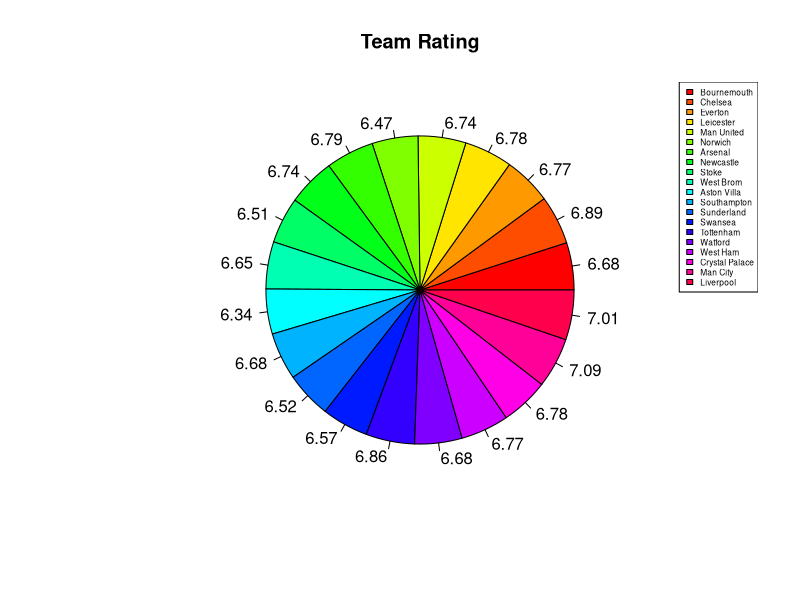

The R source for this figure:
library(plotrix)
fb_teams<-read.csv("./teams.csv")
cat("\n                            ==============\n")
cat("                            R Mini Project")
cat("\n                            ==============\n")
cat("\n\n                         =====================\n")
cat("                          Football Statistics")
cat("\n                         =====================\n")
RandomNum1 <-floor(runif(1, 1, 20))
RandomNum2 <-floor(runif(1, 1, 20))
fb_home<-fb_teams[c(RandomNum1),c("TEAMS")]##read a random number
fb_away<-fb_teams[c(RandomNum2),c("TEAMS")]##read a random number
cat("\n          ---------------Upcoming Football Match---------------")
result = paste(fb_home,"VS",fb_away)##concat string

cat("\n\n                        *************************\n")
cat("\n                         ",result)
cat("\n\n                        *************************")
cat("\n\n  Previous goals of",fb_home,"\n")
cat(" -------------------------------\n")
for(x in 1:5){
  qwerty<-paste("MATCH",x,sep = "")
  y=fb_teams[c(RandomNum1),c(qwerty)]
  cat(paste(" ",y,""))
}


cat("\n\n  Previous match Status of ",fb_home,"\n")
cat(" ------------------------------------\n")
for(x in 1:5){
  qwerty<-paste("WDL",x,sep = "")
  y=fb_teams[c(RandomNum1),c(qwerty)]
  cat(paste(" ",y,""))
}

cat("\n\n\n\n  Previous goals of",fb_away,"\n")
cat(" -------------------------------\n")
for(x in 1:5){
  qwerty<-paste("MATCH",x,sep = "")
  y=fb_teams[c(RandomNum2),c(qwerty)]
  cat(paste(" ",y,""))
}


cat("\n\n  Previous match Status of ",fb_away,"\n")
cat(" ------------------------------------\n")
for(x in 1:5){
  qwerty<-paste("WDL",x,sep = "")
  y=fb_teams[c(RandomNum2),c(qwerty)]
  cat(paste(" ",y,""))
}

t1_gc<-c(fb_teams[c(RandomNum1),c("CONCEDED1")],fb_teams[c(RandomNum1),c("CONCEDED2")],fb_teams[c(RandomNum1),c("CONCEDED3")],fb_teams[c(RandomNum1),c("CONCEDED4")],fb_teams[c(RandomNum1),c("CONCEDED5")])
t1_gs<-c(fb_teams[c(RandomNum1),c("MATCH1")],fb_teams[c(RandomNum1),c("MATCH2")],fb_teams[c(RandomNum1),c("MATCH3")],fb_teams[c(RandomNum1),c("MATCH4")],fb_teams[c(RandomNum1),c("MATCH5")])

t2_gs<-c(fb_teams[c(RandomNum2),c("MATCH1")],fb_teams[c(RandomNum2),c("MATCH2")],fb_teams[c(RandomNum2),c("MATCH3")],fb_teams[c(RandomNum2),c("MATCH4")],fb_teams[c(RandomNum2),c("MATCH5")])
t2_gc<-c(fb_teams[c(RandomNum2),c("CONCEDED1")],fb_teams[c(RandomNum2),c("CONCEDED2")],fb_teams[c(RandomNum2),c("CONCEDED3")],fb_teams[c(RandomNum2),c("CONCEDED4")],fb_teams[c(RandomNum2),c("CONCEDED5")])
win_pro<-cor(t1_gs,t2_gs,method = "pearson")
cat("\n\n\n                           =========================\n")
cat("                           Predicting the next match")
cat("\n                           =========================")
if(win_pro==0){
  cat("\n\n                            Draw the match\n")
}else if(win_pro>0){
  cat("\n\n                          ",paste(fb_home,"Win The match\n\n\n"))
}else{
  cat("\n\n                          ",paste(fb_away,"Win The match\n\n\n"))
}
p=0
cat("                          ==========================")
cat("\n                            Football League Winner\n")
cat("                          ==========================\n")
for(i in 1:20){
  n=0
  for(j in 1:5){
    qwerty<-paste("WDL",j,sep = "")
    y=fb_teams[c(i),c(qwerty)]
    if(y=="W"){
      n=n+1
    }
  }
  t_w=paste("num",i)
  t_w=n
  if(t_w==3){
    p=p+1
    if(p==1){
      cat("                          ",fb_teams[c(i),c("TEAMS")],"Win the League\n\n\n")
    }
  }
}
team_rank<-fb_teams$TR
team_names<-fb_teams$TEAMS
pie(team_rank,labels = team_rank,main = "Team Rating",col = rainbow(length(team_rank)))
legend("topright", team_names,cex = 0.5, fill = rainbow(length(team_names)))


team_data<-data.frame(fb_teams$HM,fb_teams$AM)
chi<-(chisq.test(team_data))
print(chi$p.value)
if(chi$p.value<0.5){
  print("There exists co relation between Winning Home match and Winning Away match ")
}else{
  print("There is no co relation between Winning Home match and Winning Away match ")
}